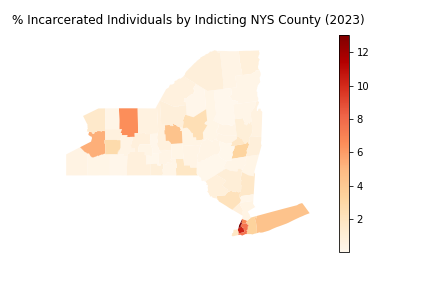

Write the Python code that produced this figure.
#Importing necessary libraries.
import geopandas as gpd
import pandas as pd
import matplotlib.pyplot as plt

#Reading the county boundaries GeoPackage file.
county_boundaries = gpd.read_file("NYS_Civil_Boundaries.gpkg")

#Reading the dataset for incarcerated individuals under custody by county.
incarcerated_data = pd.read_csv("indcounty_counts.csv")

#Merging the percentage data with county boundaries using the county names.
county_map = county_boundaries.merge(incarcerated_data, left_index=True, right_index=True)

#Plotting the original heatmap (percentage of incarcerated individuals in NYS by indicting county).
plt.figure(figsize=(18, 16))
county_map.plot(column='Percentage', cmap='OrRd', legend=True)
plt.title('% Incarcerated Individuals by Indicting NYS County (2023)')
plt.axis('off')
plt.savefig('indictment_chloropleth.png')